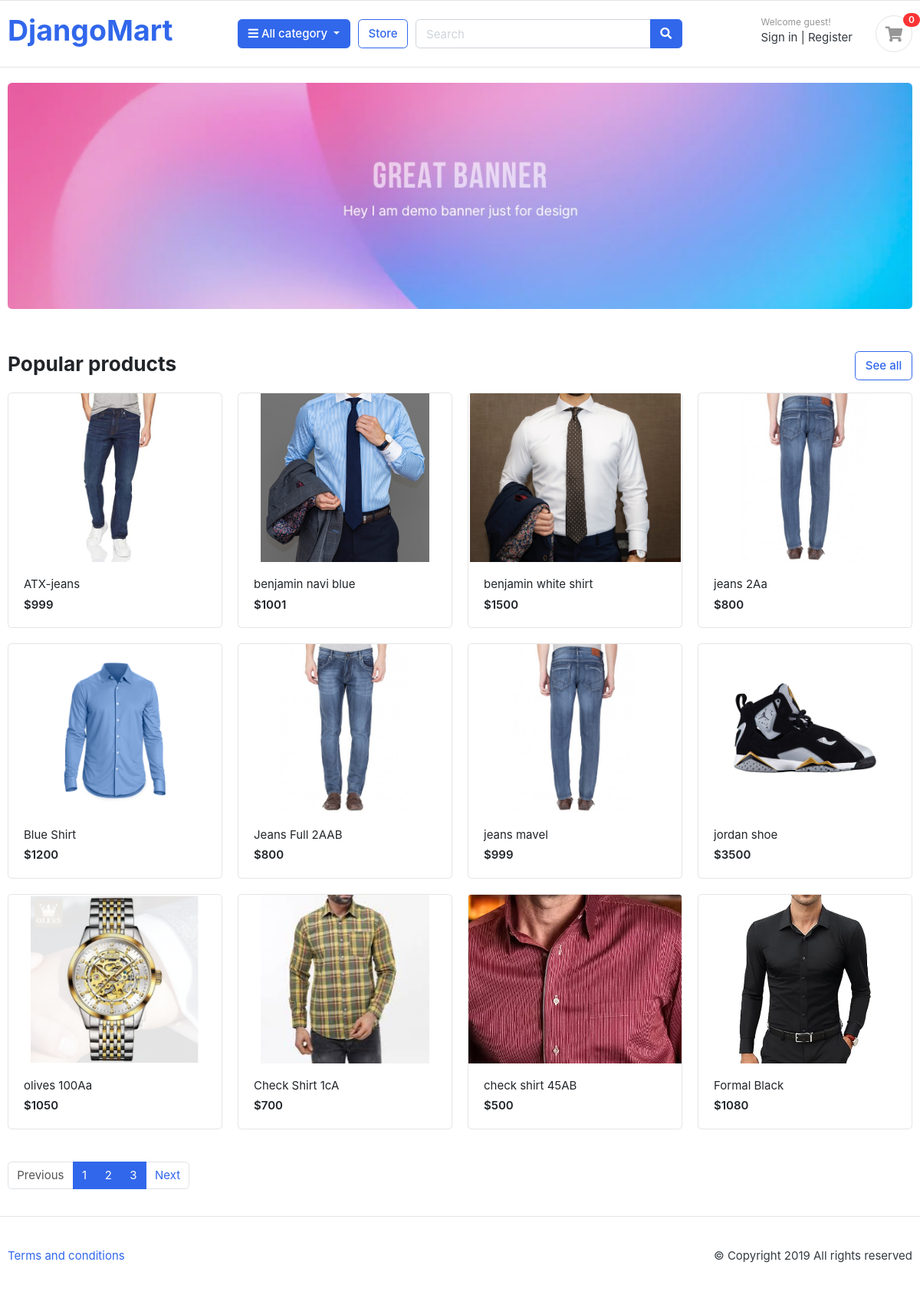
The page / on the database its author committed.
### category/models.py (models this page shows, shortened)
class Product(models.Model) :
    product_name = models.CharField(max_length=100 , unique= True)
    slug = models.SlugField(max_length=255 , unique=True)
    description = models.TextField(max_length=500 , blank = True)
    price = models.IntegerField()
    image = models.ImageField(upload_to='photos/products')
    stock = models.IntegerField()
    is_available = models.BooleanField(default=True)
    category = models.ForeignKey(Category,on_delete=models.CASCADE)
    created_date = models.DateTimeField(auto_now_add=True)
    modified_date = models.DateTimeField(auto_now=True)

### Django_Mart/views.py (the view)
# urls.py: 2. Add a URL to urlpatterns:  path('', views.home, name='home')
def home(request) :
    if not request.session.session_key:
        request.session.create()
    product = Product.objects.filter(is_available = True)
    paginator = Paginator(product, 12) # 1 page 9 products
    page = request.GET.get('page')#frontend theke nibe kon page e jabo ;
    page_number = paginator.get_page(page) #kon page number e aci ;
    category = Category.objects.all() #frontend print all category name
    context = {'products' : page_number , 'categories' : category ,'total_item' : product}
    return render(request , 'index.html' , context)

### Django_Mart/context_processors.py (called while the page is built)
def cart_items(request):
    session_id = request.session.session_key
    cart_item = None
    if request.user.is_authenticated:
        cart_item = CartItem.objects.filter(user=request.user)
    else:
        cart_id = Cart.objects.filter(cart_id=session_id).exists()
        if cart_id:
            modelid = Cart.objects.get(cart_id=session_id)
            cart_item = CartItem.objects.filter(cart=modelid)
    return {'cart_item': cart_item}

def category_name(request) :
    categories = Category.objects.all()
    return {'categories': categories}

### templates/index.html (shortened to what this page needs)
{% extends "base.html" %}
{% load static %}
{% block navbar %}
<section class="section-intro padding-y-sm">
<div class="container">
<div class="intro-banner-wrap">
	<img src="{% static 'images/banners/1.jpg' %}" class="img-fluid rounded">
</div>
</div>
</section>
<section class="section-name padding-y-sm">
<div class="container">
<header class="section-heading">
	<a href="{% url 'store' %}" class="btn btn-outline-primary float-right">See all</a>
	<h3 class="section-title">Popular products</h3>
</header>
<div class="row">
	{% for p in products %}
	<div class="col-md-3">
		<div class="card card-product-grid">
			<a href="{% url 'product-details' p.category.slug p.slug %}" class="img-wrap"> <img src="{{p.image.url}}"> </a>
			<figcaption class="info-wrap">
				<a href="{% url 'product-details' p.category.slug p.slug %}" class="title">{{p.product_name}}</a>
				<div class="price mt-1">${{p.price}}</div>
			</figcaption>
		</div>
	</div>
	{% endfor %}
</div>
<nav class="mt-4" aria-label="Page navigation sample">
	<ul class="pagination">
	  {% if products.has_previous %}
	  <li class="page-item"><a class="page-link" href="?page={{products.previous_page_number}}">Previous</a></li>
	  {% else %}
	  <li class="page-item disabled"><a class="page-link">Previous</a></li>
	  {% endif %}
	  {% for i in products.paginator.page_range %}
		 <li class="page-item active"><a class="page-link" href="?page={{i}}">{{i}}</a></li>
	  {% endfor %}
	  {% if products.has_next %}
	  <li class="page-item"><a class="page-link" href="?page={{products.next_page_number}}">Next</a></li>
	  {% else %}
	  <li class="page-item disabled"><a class="page-link" >Next</a></li>
	  {% endif %}
  </ul>
  </nav>
</div>
</section>
{% endblock navbar %}

### static/css/ui.css (style rules this page uses)
html { font-family: "Inter", sans-serif; font-size: 15px; }
.img-wrap { text-align: center; display: block; }
.img-wrap img { max-width: 100%; }
.padding-y-sm { padding-top: 20px; padding-bottom: 20px; }
.section-heading { margin-bottom: 20px; margin-top: 15px; }
.section-title { color: #212529; }
[class*=card-product] a.title { color: #212529; display: block; }
[class*=card-product] .img-wrap { overflow: hidden; position: relative; }
[class*=card-product] .img-wrap img { height: 100%; max-width: 100%; width: auto; display: inline-block; -o-object-fit: cover; object-fit: cover; }
.card-product-grid { margin-bottom: 20px; }
.card-product-grid .img-wrap { border-radius: 0.2rem 0.2rem 0 0; height: 220px; }
.card-product-grid .info-wrap { overflow: hidden; padding: 18px 20px; }
.card .img-wrap { overflow: hidden; }
.price { font-weight: 600; color: #212529; }

### rows shown on the page
Product: image (picture), product_name "ATX-jeans", price "999"
Product: image (picture), product_name "benjamin navi blue", price "1001"
Product: image (picture), product_name "benjamin white shirt", price "1500"
Product: image (picture), product_name "jeans 2Aa", price "800"
Product: image (picture), product_name "Blue Shirt", price "1200"
Product: image (picture), product_name "Jeans Full 2AAB", price "800"
Product: image (picture), product_name "jeans mavel", price "999"
Product: image (picture), product_name "jordan shoe", price "3500"
Product: image (picture), product_name "olives 100Aa", price "1050"
Product: image (picture), product_name "Check Shirt 1cA", price "700"
Product: image (picture), product_name "check shirt 45AB", price "500"
Product: image (picture), product_name "Formal Black", price "1080"

### other values the page prints
{{ cart_item|length }} "0"
{{ i }} "1" "2" "3"
